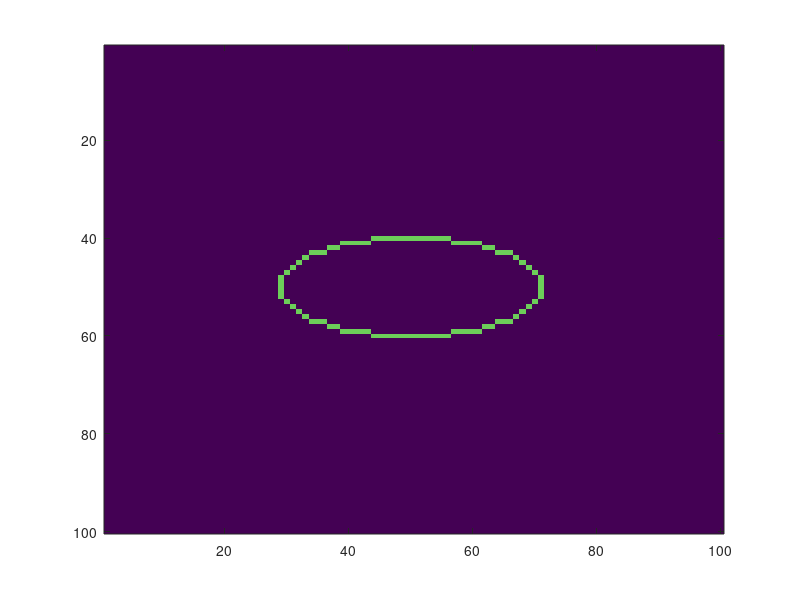

Recreate this plot in MATLAB.
function [] = hw2()
    clc;
    I = zeros(100,100);
    value = 50;
    ox = 50; oy = 50;
    a = 20; b = 10; h = 1;
    A = a*a; B = b*b;

    d = h*(B*h - A*(2*b - h));
    x = 0;
    y = b;

    while y >= (B/A)*x
       I = fourSymetric(I, ox, oy, x, y, value);
       disp([1, x, y, d, A*h*(2*y-h)]);
       if (2*d < -A*h*(2*y-h)) %H
            d = d + 2*B*h*(x+h);
            x = x + h;
       else %D
            d = d + 2*B*h*(x+h) - 2*A*h*(y-h);
            x = x + h;
            y = y - h;
       end
    end
    
    while y >= 0
       I = fourSymetric(I, ox, oy, x, y, value);
       disp([2, x, y, d, B*h*(2*x+h)]);
       if (2*d > B*h*(2*x+h)) %V
            d = d - 2*A*h*(y-h);
            y = y - h;
       else %D
            d = d + 2*B*h*(x+h) - 2*A*h*(y-h);
            x = x + h;
            y = y - h;
       end
    end

    image(transpose(I))
end

function newImage = fourSymetric(I, ox, oy, x, y, value)
    newImage = I;
    %I
    newImage(ox+x, oy+y) = value;
    %II
    newImage(ox-x, oy+y) = value;
    %III
    newImage(ox-x, oy-y) = value;
    %IV
    newImage(ox+x, oy-y) = value;
end